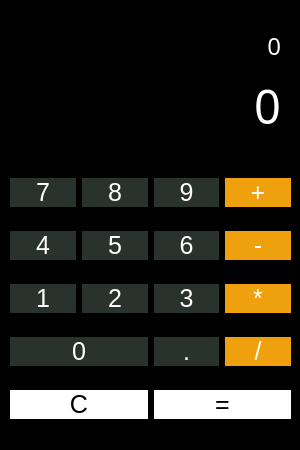
<?xml version="1.0" encoding="UTF-8"?>
<ui version="4.0">
 <class>widget</class>
 <widget class="QWidget" name="widget">
  <property name="geometry">
   <rect>
    <x>0</x>
    <y>0</y>
    <width>300</width>
    <height>450</height>
   </rect>
  </property>
  <property name="windowTitle">
   <string>Form</string>
  </property>
  <property name="styleSheet">
   <string notr="true">background-color: black;</string>
  </property>
  <widget class="QLabel" name="main_label">
   <property name="geometry">
    <rect>
     <x>20</x>
     <y>70</y>
     <width>261</width>
     <height>71</height>
    </rect>
   </property>
   <property name="font">
    <font>
     <family>MS PGothic</family>
     <pointsize>35</pointsize>
    </font>
   </property>
   <property name="styleSheet">
    <string notr="true">color: white</string>
   </property>
   <property name="text">
    <string>0</string>
   </property>
   <property name="alignment">
    <set>Qt::AlignRight|Qt::AlignTrailing|Qt::AlignVCenter</set>
   </property>
  </widget>
  <widget class="QLabel" name="main_label_2">
   <property name="geometry">
    <rect>
     <x>20</x>
     <y>10</y>
     <width>261</width>
     <height>71</height>
    </rect>
   </property>
   <property name="font">
    <font>
     <family>MS PGothic</family>
     <pointsize>18</pointsize>
    </font>
   </property>
   <property name="styleSheet">
    <string notr="true">color: white</string>
   </property>
   <property name="text">
    <string>0</string>
   </property>
   <property name="alignment">
    <set>Qt::AlignRight|Qt::AlignTrailing|Qt::AlignVCenter</set>
   </property>
  </widget>
  <widget class="QWidget" name="gridLayoutWidget">
   <property name="geometry">
    <rect>
     <x>10</x>
     <y>160</y>
     <width>281</width>
     <height>281</height>
    </rect>
   </property>
   <layout class="QGridLayout" name="gridLayout">
    <item row="3" column="2">
     <widget class="QPushButton" name="button_decimal">
      <property name="font">
       <font>
        <pointsize>19</pointsize>
       </font>
      </property>
      <property name="styleSheet">
       <string notr="true">background-color: #2A322E;
color: white;
border-radius: 50px;</string>
      </property>
      <property name="text">
       <string>.</string>
      </property>
     </widget>
    </item>
    <item row="1" column="3">
     <widget class="QPushButton" name="button_minus">
      <property name="font">
       <font>
        <pointsize>19</pointsize>
       </font>
      </property>
      <property name="styleSheet">
       <string notr="true">background-color: #EEA10C;
color: white;
border-radius: 50px;</string>
      </property>
      <property name="text">
       <string>-</string>
      </property>
     </widget>
    </item>
    <item row="2" column="1">
     <widget class="QPushButton" name="button_2">
      <property name="font">
       <font>
        <pointsize>19</pointsize>
       </font>
      </property>
      <property name="styleSheet">
       <string notr="true">background-color: #2A322E;
color: white;
border-radius: 50px;</string>
      </property>
      <property name="text">
       <string>2</string>
      </property>
     </widget>
    </item>
    <item row="3" column="0" colspan="2">
     <widget class="QPushButton" name="button_0">
      <property name="font">
       <font>
        <pointsize>19</pointsize>
       </font>
      </property>
      <property name="styleSheet">
       <string notr="true">background-color: #2A322E;
color: white;
border-radius: 50px;</string>
      </property>
      <property name="text">
       <string>0</string>
      </property>
     </widget>
    </item>
    <item row="2" column="0">
     <widget class="QPushButton" name="button_1">
      <property name="font">
       <font>
        <pointsize>19</pointsize>
       </font>
      </property>
      <property name="styleSheet">
       <string notr="true">background-color: #2A322E;
color: white;
border-radius: 50px;</string>
      </property>
      <property name="text">
       <string>1</string>
      </property>
     </widget>
    </item>
    <item row="2" column="2">
     <widget class="QPushButton" name="button_3">
      <property name="font">
       <font>
        <pointsize>19</pointsize>
       </font>
      </property>
      <property name="styleSheet">
       <string notr="true">background-color: #2A322E;
color: white;
border-radius: 50px;</string>
      </property>
      <property name="text">
       <string>3</string>
      </property>
     </widget>
    </item>
    <item row="3" column="3">
     <widget class="QPushButton" name="button_divide">
      <property name="font">
       <font>
        <pointsize>19</pointsize>
       </font>
      </property>
      <property name="styleSheet">
       <string notr="true">background-color: #EEA10C;
color: white;
border-radius: 50px;</string>
      </property>
      <property name="text">
       <string>/</string>
      </property>
     </widget>
    </item>
    <item row="0" column="2">
     <widget class="QPushButton" name="button_9">
      <property name="font">
       <font>
        <pointsize>19</pointsize>
       </font>
      </property>
      <property name="styleSheet">
       <string notr="true">background-color: #2A322E;
color: white;
border-radius: 50px;</string>
      </property>
      <property name="text">
       <string>9</string>
      </property>
     </widget>
    </item>
    <item row="0" column="1">
     <widget class="QPushButton" name="button_8">
      <property name="font">
       <font>
        <pointsize>19</pointsize>
       </font>
      </property>
      <property name="styleSheet">
       <string notr="true">background-color: #2A322E;
color: white;
border-radius: 50px;</string>
      </property>
      <property name="text">
       <string>8</string>
      </property>
     </widget>
    </item>
    <item row="1" column="1">
     <widget class="QPushButton" name="button_5">
      <property name="font">
       <font>
        <pointsize>19</pointsize>
       </font>
      </property>
      <property name="styleSheet">
       <string notr="true">background-color: #2A322E;
color: white;
border-radius: 50px;</string>
      </property>
      <property name="text">
       <string>5</string>
      </property>
     </widget>
    </item>
    <item row="1" column="2">
     <widget class="QPushButton" name="button_6">
      <property name="font">
       <font>
        <pointsize>19</pointsize>
       </font>
      </property>
      <property name="styleSheet">
       <string notr="true">background-color: #2A322E;
color: white;
border-radius: 50px;</string>
      </property>
      <property name="text">
       <string>6</string>
      </property>
     </widget>
    </item>
    <item row="0" column="3">
     <widget class="QPushButton" name="button_plus">
      <property name="font">
       <font>
        <pointsize>19</pointsize>
       </font>
      </property>
      <property name="styleSheet">
       <string notr="true">background-color: #EEA10C;
color: white;
border-radius: 50px;</string>
      </property>
      <property name="text">
       <string>+</string>
      </property>
     </widget>
    </item>
    <item row="1" column="0">
     <widget class="QPushButton" name="button_4">
      <property name="font">
       <font>
        <pointsize>19</pointsize>
       </font>
      </property>
      <property name="styleSheet">
       <string notr="true">background-color: #2A322E;
color: white;
border-radius: 50px;</string>
      </property>
      <property name="text">
       <string>4</string>
      </property>
     </widget>
    </item>
    <item row="0" column="0">
     <widget class="QPushButton" name="button_7">
      <property name="font">
       <font>
        <pointsize>19</pointsize>
       </font>
      </property>
      <property name="styleSheet">
       <string notr="true">background-color: #2A322E;
color: white;
border-radius: 50px;</string>
      </property>
      <property name="text">
       <string>7</string>
      </property>
     </widget>
    </item>
    <item row="2" column="3">
     <widget class="QPushButton" name="button_multi">
      <property name="font">
       <font>
        <pointsize>19</pointsize>
       </font>
      </property>
      <property name="styleSheet">
       <string notr="true">background-color: #EEA10C;
color: white;
border-radius: 50px;</string>
      </property>
      <property name="text">
       <string>*</string>
      </property>
     </widget>
    </item>
    <item row="4" column="0" colspan="2">
     <widget class="QPushButton" name="button_c">
      <property name="font">
       <font>
        <pointsize>19</pointsize>
       </font>
      </property>
      <property name="styleSheet">
       <string notr="true">background-color: white;
color: black;
border-radius: 50px;</string>
      </property>
      <property name="text">
       <string>C</string>
      </property>
     </widget>
    </item>
    <item row="4" column="2" colspan="2">
     <widget class="QPushButton" name="button_equals">
      <property name="font">
       <font>
        <pointsize>19</pointsize>
       </font>
      </property>
      <property name="styleSheet">
       <string notr="true">background-color: white;
color: black;
border-radius: 50px;</string>
      </property>
      <property name="text">
       <string>=</string>
      </property>
     </widget>
    </item>
   </layout>
  </widget>
 </widget>
 <resources/>
 <connections/>
</ui>
